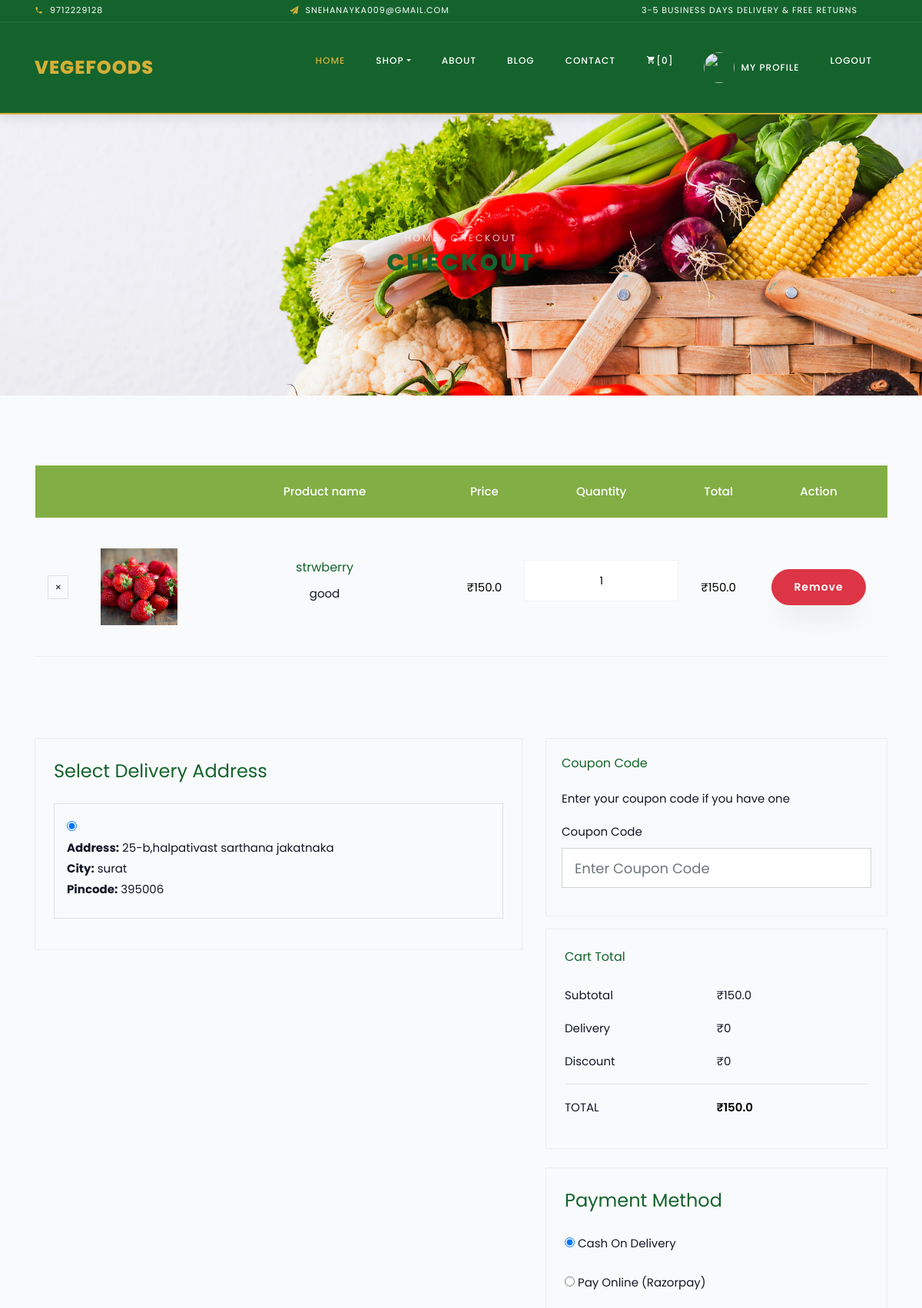
The app's page /chekout (signed in, upper part), older data.
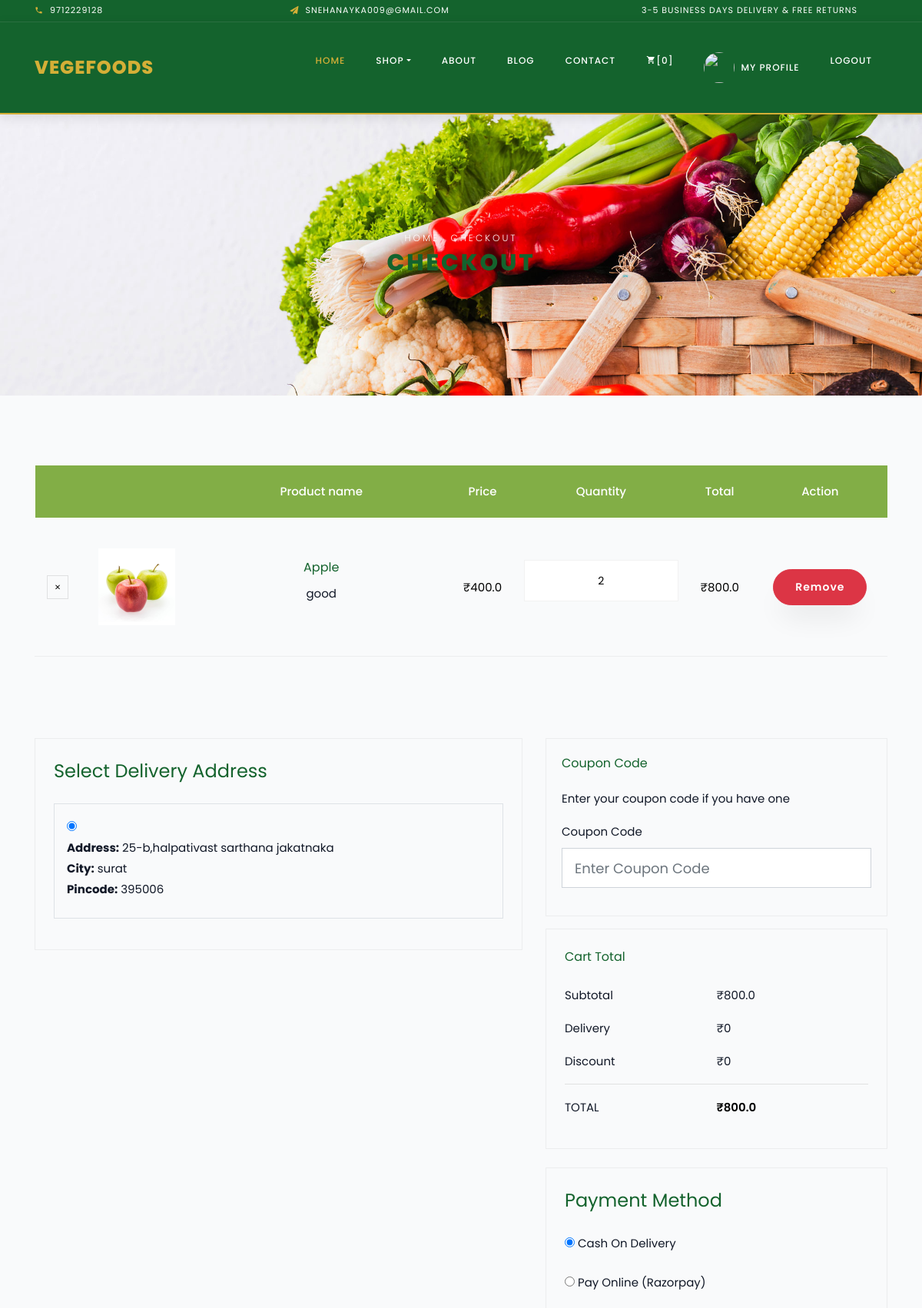
The same page, newer data.
### myapp/models.py (models this page shows, shortened)
class Cart(models.Model):
    product=models.ForeignKey(Product,on_delete=models.CASCADE)
    user=models.ForeignKey(User,on_delete=models.CASCADE)
    qty=models.IntegerField()
    def total_price(self):
        return self.qty*self.product.price

class Product(models.Model):
    category=models.ForeignKey(Category,on_delete=models.CASCADE)
    name=models.CharField(max_length=20)
    price=models.FloatField()
    quntity=models.DecimalField(max_digits=10,decimal_places=2)
    description=models.TextField()
    image=models.ImageField(upload_to='pro_image/',null=True,blank=True)
    sale_price=models.DecimalField(max_digits=10,decimal_places=2,null=True,blank=True)
    unit=models.CharField(max_length=100,default="kg")
    stock=models.PositiveBigIntegerField(default=0,null=True,blank=True)
    is_available=models.BooleanField(default=True,blank=True,null=True)
    is_featured=models.BooleanField(default=False,null=True)
    is_deal=models.BooleanField(default=False,null=True)
    deal_price=models.DecimalField(max_digits=10,decimal_places=2,null=True,blank=True)
    deal_end=models.DateTimeField(null=True,blank=True)

class Address(models.Model):
    user=models.ForeignKey(User, on_delete=models.CASCADE)
    address=models.TextField()
    city=models.CharField(max_length=20,null=True)
    pincode=models.PositiveIntegerField(null=True)

### myapp/views.py (the view)
# urls.py: path('chekout',checkout,name="checkout"),
def checkout(request):
    cart=Cart.objects.filter(user=request.user)
    address=Address.objects.filter(user=request.user)
    total=0
    for c in cart:
        total += c.total_price()
    return render(request,"checkout.html",{"cart":cart,"address":address,"total":total})

### myapp/templates/checkout.html (shortened to what the changed rows need)
{% extends 'base.html' %}
{% block main %}
    <div class="hero-wrap hero-bread" style="background-image: url('/static/images/bg_1.jpg');">
      <div class="container">
        <div class="row no-gutters slider-text align-items-center justify-content-center">
          <div class="col-md-9 ftco-animate text-center">
            <h1 class="mb-0 bread">Checkout</h1>
          </div>
        </div>
      </div>
    </div>
	<section class="ftco-section ftco-cart">
			<div class="container">
				<div class="row">
    			<div class="col-md-12 ftco-animate">
    				<div class="cart-list">
	    				<table class="table">
						    <thead class="thead-primary">
						      <tr class="text-center">
						        <th>&nbsp;</th>
						        <th>&nbsp;</th>
						        <th>Product name</th>
						        <th>Price</th>
						        <th>Quantity</th>
						        <th>Total</th>
								<th>Action</th>
						      </tr>
						    </thead>
						    <tbody>
								{% for c in cart %}
						      <tr class="text-center">
						        <td class="product-remove"><a href="#"><span class="ion-ios-close"></span></a></td>
						        <td class="image-prod"><div class="img" style="background-image:url('{{c.product.image.url}}');"></div></td>
						        <td class="product-name">
						        	<h3>{{c.product.name}}</h3>
						        	<p>{{c.product.description}}</p>
						        </td>
						        <td class="price">₹{{c.product.price}}</td>
						        <td class="quantity">
						        	<div class="input-group mb-3">
					             	<input type="text" name="quantity" class="quantity form-control input-number" value="{{c.qty}}" min="1" max="100" readonly>
					          	</div>
					          </td>
						        <td class="total">₹{{c.total_price}}</td>
								<td><a href="{% url 'remove_cart' %}?cid={{c.id}}" class="btn btn-sm btn-danger">Remove</a></td>
						      </tr>{% endfor %}
						    </tbody>
						  </table>
					  </div>
    			</div>
    		</div>
			</div>
		</section>
 <div class="container">
    <div class="row">
        <div class="col-lg-7">
            <form action="{% url 'place_order' %}" method="POST" id="checkout-form">
                <div class="cart-detail p-4 mb-4">
                    {% for a in address %}
                    <div class="border p-3 mb-3">
                        <label style="width:100%; cursor:pointer;">
                            <input
                                type="radio"
                                name="address_id"
                                value="{{ a.id }}"
                                {% if forloop.first %}checked{% endif %}
                            >
                            <br>
                            <strong>Address:</strong> {{ a.address }}
                            <br>
                            <strong>City:</strong> {{ a.city }}
                            <br>
                            <strong>Pincode:</strong> {{ a.pincode }}
                        </label>
                    </div>
                    {% empty %}
                    <div class="alert alert-danger">
                        No Address Found. <a href="{% url 'add_address' %}">Add Address</a>
                    </div>
                    {% endfor %}
                </div>
        </div>
        <div class="col-lg-5">
            <div class="cart-detail cart-total p-4 mb-4">
                <p class="d-flex">
                    <span>Subtotal</span>
                    <span>₹{{ subtotal|default:total }}</span>
                </p>
                <p class="d-flex total-price">
                    <span>Total</span>
                    <span>₹{{ total }}</span>
                </p>
            </div>
        </div>
    </div>
</div>
{% endblock %}

Row changes from the older to the newer data that the page shows:
removed Cart: product.image (picture), product.name "strwberry", product.description "good", product.price "150.0", quantity "1", total_price "150.0"
added Cart: product.image (picture), product.name "Apple", product.description "good", product.price "400.0", quantity "2", total_price "800.0"
Text that changed along with them:
{{ subtotal|default:total }}: "150.0" → "800.0"
{{ total }}: "150.0" → "800.0"
